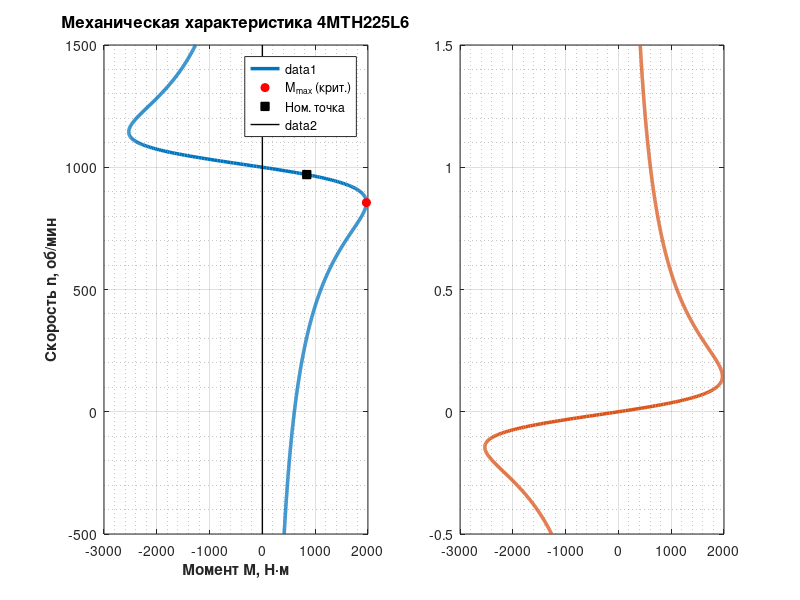

Reproduce this figure in MATLAB. (Note: this script raises an error after producing the figure.)
% РАЗДЕЛ 2.1: Естественные характеристики АД
clear; clc; close all;

%% 1. Исходные данные (по скриншотам)
tip_AD = '4MTH225L6';
P_nom = 55000;      % 55 кВт
n_nom = 970;        
r1 = 0.039;         
x1 = 0.1;           
r2 = 0.029;         
x2 = 0.135;         
E2k = 290;          
f = 50;             
m = 3;              
U_ph = 220;         

%% 1.x Вывод исходных данных
fprintf('--- Исходные паспортные данные ---\n');
fprintf('Тип двигателя: %s\n', tip_AD);
fprintf('Pn      = %.1f кВт\n', P_nom/1000);
fprintf('nном    = %.1f об/мин\n', n_nom);
fprintf('Uф      = %.1f В\n', U_ph);
fprintf('f1      = %.1f Гц\n', f);
fprintf('r1      = %.4f Ом\n', r1);
fprintf('x1      = %.4f Ом\n', x1);
fprintf('r2      = %.4f Ом\n', r2);
fprintf('x2      = %.4f Ом\n', x2);
fprintf('E2k     = %.1f В\n\n', E2k);

%% 2. Расчет параметров приведения
% Для n_nom = 970 ближайшая синхронная n0 = 1000 => p = 3
p = 3; 
n0 = 1000;
omega0 = (2 * pi * n0) / 60;

% Приведение ротора
E2ph = E2k / sqrt(3);
k = (0.95 * U_ph) / E2ph; 
r2_pr = (k^2) * r2;
x2_pr = (k^2) * x2;
x_kz = x1 + x2_pr;

% Коэффициенты для формулы Клосса
a = r1 / r2_pr;
sk = r2_pr / sqrt(r1^2 + x_kz^2);
Mmax = (m * U_ph^2) / (2 * omega0 * (r1 + sqrt(r1^2 + x_kz^2)));

%% 2.x Вывод расчётных параметров и коэффициентов
fprintf('--- Расчётные параметры приведения ---\n');
fprintf('p       = %d (число пар полюсов)\n', p);
fprintf('n0      = %.1f об/мин (синхронная скорость)\n', n0);
fprintf('omega0  = %.4f рад/с\n', omega0);
fprintf('E2ф     = %.2f В\n', E2ph);
fprintf('k       = %.4f (коэф. трансформации)\n', k);
fprintf('r2''     = %.5f Ом (приведённое)\n', r2_pr);
fprintf('x2''     = %.5f Ом (приведённое)\n', x2_pr);
fprintf('xkZ     = %.5f Ом\n', x_kz);
fprintf('a       = %.5f (коэф. формулы Клосса)\n', a);
fprintf('sk      = %.5f (критическое скольжение)\n', sk);
fprintf('Mmax    = %.2f Н·м (максимальный момент)\n\n', Mmax);

%% 3. Формирование характеристик
% Расширенный диапазон скольжения для красоты (от генераторного до тормозного)
s = linspace(-0.5, 1.5, 1000); 
s(s==0) = 1e-6; % защита от нуля

% Полная формула Клосса
M = (2 * Mmax * (1 + a * sk)) ./ (s./sk + sk./s + 2 * a * sk);
n_mech = n0 * (1 - s);

%% 3.x Вывод контрольных точек характеристики
s_nom = (n0 - n_nom) / n0;
M_nom_pt = (2 * Mmax * (1 + a * sk)) / (s_nom/sk + sk/s_nom + 2 * a * sk);

fprintf('--- Характерные точки ---\n');
fprintf('sном    = %.5f (номинальное скольжение)\n', s_nom);
fprintf('Mном    = %.2f Н·м (момент в номинальной точке)\n', M_nom_pt);
fprintf('n(Mmax) = %.1f об/мин (скорость при Mmax)\n\n', n0*(1-sk));

%% 4. Построение графиков
figure('Color', 'w', 'Position', [100, 100, 1100, 600]);

% --- ЛЕВЫЙ ГРАФИК: M = f(n) (Классический вид) ---
subplot(1, 2, 1);
plot(M, n_mech, 'LineWidth', 2.5, 'Color', [0 0.45 0.74]); hold on;
grid on; grid minor;

% Точки
plot(Mmax, n0*(1-sk), 'ro', 'MarkerFaceColor', 'r', 'DisplayName', 'M_{max} (крит.)');
n_nom_pt = n_nom;
M_nom_pt = (2 * Mmax * (1 + a * sk)) / (((n0-n_nom)/n0)/sk + sk/((n0-n_nom)/n0) + 2 * a * sk);
plot(M_nom_pt, n_nom_pt, 'ks', 'MarkerFaceColor', 'k', 'DisplayName', 'Ном. точка');

xlabel('Момент M, Н·м', 'FontSize', 11, 'FontWeight', 'bold');
ylabel('Скорость n, об/мин', 'FontSize', 11, 'FontWeight', 'bold');
title(['Механическая характеристика ', tip_AD], 'FontSize', 12);
legend('Location', 'best');
line([0 0], [min(n_mech) max(n_mech)], 'Color', 'k', 'LineWidth', 1); % Ось Y

% --- ПРАВЫЙ ГРАФИК: s = f(M) ---
subplot(1, 2, 2);
plot(M, s, 'LineWidth', 2.5, 'Color', [0.85 0.33 0.1]); hold on;
grid on; grid minor;

yline(0, '--g', 's = 0 (Синхр.)', 'LabelHorizontalAlignment', 'right');
yline(1, '--r', 's = 1 (Пуск)', 'LabelHorizontalAlignment', 'right');

set(gca, 'YDir', 'reverse');
xlabel('Момент M, Н·м', 'FontSize', 11, 'FontWeight', 'bold');
ylabel('Скольжение s', 'FontSize', 11, 'FontWeight', 'bold');
title('Зависимость s = f(M)', 'FontSize', 12);

sgtitle(['Анализ характеристик АД ', tip_AD], 'FontSize', 14, 'FontWeight', 'bold');


%% 5. Режим при f2 = 3*f1

f2 = 3 * f;

% Новые параметры
n0_2 = 3 * n0;
omega0_2 = 3 * omega0;

x1_2 = 3 * x1;
x2_2 = 3 * x2;

% Если U/f = const
U_ph2 = 3 * U_ph;

% Пересчет приведения
E2ph2 = E2ph * 3; % тоже растёт с частотой
k2 = (0.95 * U_ph2) / E2ph2;

r2_pr2 = (k2^2) * r2;
x2_pr2 = (k2^2) * x2_2;

x_kz2 = x1_2 + x2_pr2;

a2 = r1 / r2_pr2;

sk2 = r2_pr2 / sqrt(r1^2 + x_kz2^2);

Mmax2 = (m * U_ph2^2) / (2 * omega0_2 * (r1 + sqrt(r1^2 + x_kz2^2)));

%% Вывод
fprintf('\n--- При f2 = 3*f1 ---\n');
fprintf('n0_2   = %.1f об/мин\n', n0_2);
fprintf('sk_2   = %.5f\n', sk2);
fprintf('Mmax_2 = %.2f Н·м\n', Mmax2);

%% 6. Режим при p2 = 5*p (переключение полюсов)

p2 = 5 * p;

% Новые скорости
n0_2 = n0 / 5;
omega0_2 = omega0 / 5;

% Параметры НЕ меняются
r2_pr2 = r2_pr;
x_kz2 = x_kz;
a2 = a;

% Критическое скольжение то же
sk2 = sk;

% Новый максимальный момент
Mmax2 = (m * U_ph^2) / (2 * omega0_2 * (r1 + sqrt(r1^2 + x_kz2^2)));

% Номинальное скольжение (предполагаем то же)
s_nom2 = s_nom;

% Новый номинальный момент
M_nom2 = (2 * Mmax2 * (1 + a2 * sk2)) / (s_nom2/sk2 + sk2/s_nom2 + 2 * a2 * sk2);

% Новая номинальная скорость
n_nom2 = n0_2 * (1 - s_nom2);

%% Вывод
fprintf('\n--- При p2 = 5*p ---\n');
fprintf('n0_2   = %.1f об/мин\n', n0_2);
fprintf('sk_2   = %.5f\n', sk2);
fprintf('Mmax_2 = %.2f Н·м\n', Mmax2);
fprintf('Mnom_2 = %.2f Н·м\n', M_nom2);
fprintf('n_nom2 = %.1f об/мин\n', n_nom2);
